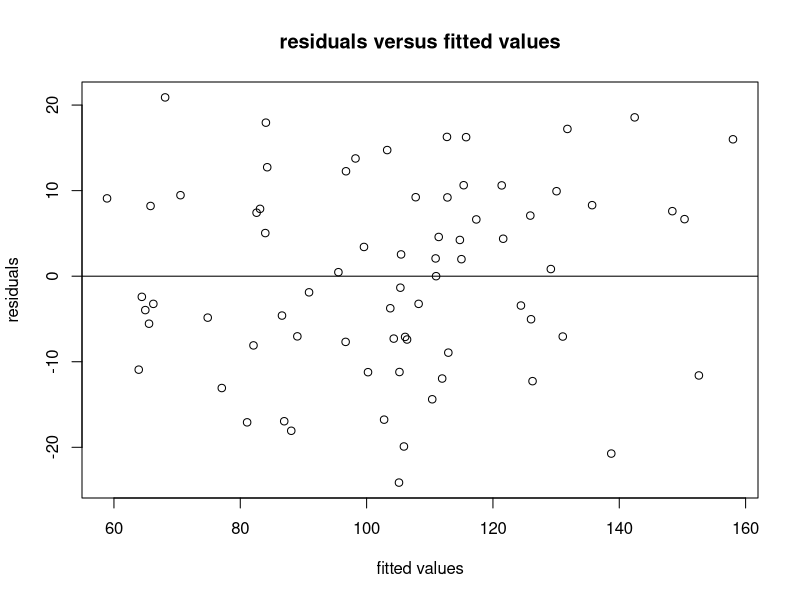
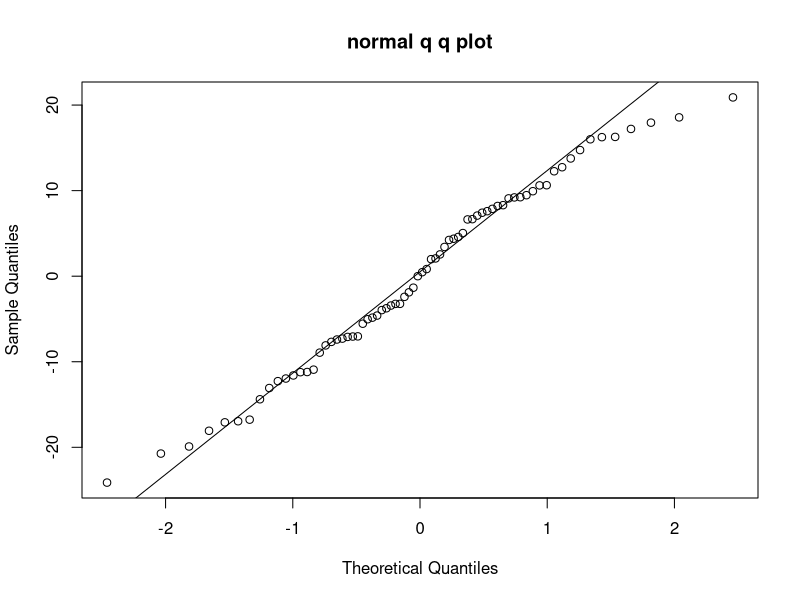

R code for these plots, in order:
# random effects and mixed effects models


# question 1
# random effects model with interaction

machine <- factor(rep(1:3, each = 8))

operator <- factor(
  rep(rep(1:4, each = 2), 3)
)

yield <- c(
  51, 49, 54, 56, 48, 50, 53, 55,
  57, 59, 61, 60, 54, 56, 58, 57,
  48, 50, 52, 54, 45, 47, 50, 51
)

data_q1 <- data.frame(
  machine,
  operator,
  yield
)

print("question 1 data")
print(data_q1)

# anova model

model_q1 <- aov(
  yield ~ machine * operator,
  data = data_q1
)

anova_q1 <- summary(model_q1)[[1]]

print("question 1 anova table")
print(anova_q1)

# mean squares

ms_machine <- anova_q1[1, "Mean Sq"]
ms_operator <- anova_q1[2, "Mean Sq"]
ms_interaction <- anova_q1[3, "Mean Sq"]
ms_error <- anova_q1[4, "Mean Sq"]

# degrees of freedom

df_machine <- anova_q1[1, "Df"]
df_operator <- anova_q1[2, "Df"]
df_interaction <- anova_q1[3, "Df"]
df_error <- anova_q1[4, "Df"]

# random effects f tests

f_machine <- ms_machine / ms_interaction

f_operator <- ms_operator / ms_interaction

f_interaction <- ms_interaction / ms_error

# p values

p_machine <- pf(
  f_machine,
  df_machine,
  df_interaction,
  lower.tail = FALSE
)

p_operator <- pf(
  f_operator,
  df_operator,
  df_interaction,
  lower.tail = FALSE
)

p_interaction <- pf(
  f_interaction,
  df_interaction,
  df_error,
  lower.tail = FALSE
)

print("machine f value")
print(f_machine)

print("machine p value")
print(p_machine)

if (p_machine < 0.05) {
  print("machine variance component is significant")
} else {
  print("machine variance component is not significant")
}

print("operator f value")
print(f_operator)

print("operator p value")
print(p_operator)

if (p_operator < 0.05) {
  print("operator variance component is significant")
} else {
  print("operator variance component is not significant")
}

print("machine operator interaction f value")
print(f_interaction)

print("machine operator interaction p value")
print(p_interaction)

if (p_interaction < 0.05) {
  print("machine operator interaction variance component is significant")
} else {
  print("machine operator interaction variance component is not significant")
}

# variance components

a <- 3
b <- 4
n <- 2

sigma_error_q1 <- ms_error

sigma_interaction_q1 <- (
  ms_interaction - ms_error
) / n

sigma_machine_q1 <- (
  ms_machine - ms_interaction
) / (b * n)

sigma_operator_q1 <- (
  ms_operator - ms_interaction
) / (a * n)

print("estimated error variance")
print(sigma_error_q1)

print("estimated machine variance")
print(sigma_machine_q1)

print("estimated operator variance")
print(sigma_operator_q1)

print("estimated machine operator interaction variance")
print(sigma_interaction_q1)


# question 2
# random effects model without interaction

factory <- factor(rep(1:4, each = 3))

shift <- factor(rep(1:3, times = 4))

productivity <- c(
  42, 45, 44,
  51, 53, 52,
  38, 40, 39,
  47, 49, 48
)

data_q2 <- data.frame(
  factory,
  shift,
  productivity
)

print("question 2 data")
print(data_q2)

# anova model without interaction

model_q2 <- aov(
  productivity ~ factory + shift,
  data = data_q2
)

anova_q2 <- summary(model_q2)[[1]]

print("question 2 anova table")
print(anova_q2)

# mean squares

ms_factory <- anova_q2[1, "Mean Sq"]
ms_shift <- anova_q2[2, "Mean Sq"]
ms_error_q2 <- anova_q2[3, "Mean Sq"]

# degrees of freedom

df_factory <- anova_q2[1, "Df"]
df_shift <- anova_q2[2, "Df"]
df_error_q2 <- anova_q2[3, "Df"]

# f tests

f_factory <- ms_factory / ms_error_q2

f_shift <- ms_shift / ms_error_q2

# p values

p_factory <- pf(
  f_factory,
  df_factory,
  df_error_q2,
  lower.tail = FALSE
)

p_shift <- pf(
  f_shift,
  df_shift,
  df_error_q2,
  lower.tail = FALSE
)

print("factory f value")
print(f_factory)

print("factory p value")
print(p_factory)

if (p_factory < 0.05) {
  print("factory variance component is significant")
} else {
  print("factory variance component is not significant")
}

print("shift f value")
print(f_shift)

print("shift p value")
print(p_shift)

if (p_shift < 0.05) {
  print("shift variance component is significant")
} else {
  print("shift variance component is not significant")
}

# variance components

a <- 4
b <- 3

sigma_error_q2 <- ms_error_q2

sigma_factory_q2 <- (
  ms_factory - ms_error_q2
) / b

sigma_shift_q2 <- (
  ms_shift - ms_error_q2
) / a

print("estimated error variance")
print(sigma_error_q2)

print("estimated factory variance")
print(sigma_factory_q2)

print("estimated shift variance")
print(sigma_shift_q2)


# question 3
# oats mixed effects model

# load nlme

if (!requireNamespace("nlme", quietly = TRUE)) {
  install.packages(
    "nlme",
    repos = "https://cloud.r-project.org"
  )
}

library(nlme)

# load oats data

data(Oats)

print("question 3 data")
print(head(Oats))

print("question 3 structure")
print(str(Oats))

print("question 3 summary")
print(summary(Oats))

# check column names

print("column names")
print(names(Oats))

# convert variables to factors

Oats$Block <- factor(Oats$Block)

Oats$Variety <- factor(Oats$Variety)

# nitro is the actual nitrogen variable in the Oats dataset

Oats$nitro <- factor(Oats$nitro)

# mixed effects model
# block and variety within block are random effects
# variety and nitro are fixed effects

model_q3 <- lme(
  fixed = yield ~ Variety * nitro,
  random = ~ 1 | Block / Variety,
  data = Oats,
  method = "REML"
)

print("question 3 mixed effects model")
print(summary(model_q3))

# anova table

anova_q3 <- anova(model_q3)

print("question 3 anova table")
print(anova_q3)

# variance components

print("question 3 variance components")
print(VarCorr(model_q3))

# p values

p_variety <- anova_q3[1, "p-value"]

p_nitro <- anova_q3[2, "p-value"]

p_interaction_q3 <- anova_q3[3, "p-value"]

print("variety p value")
print(p_variety)

if (p_variety < 0.05) {
  print("variety has a significant effect on oat yield")
} else {
  print("variety does not have a significant effect on oat yield")
}

print("nitrogen p value")
print(p_nitro)

if (p_nitro < 0.05) {
  print("nitrogen concentration has a significant effect on oat yield")
} else {
  print("nitrogen concentration does not have a significant effect on oat yield")
}

print("variety nitrogen interaction p value")
print(p_interaction_q3)

if (p_interaction_q3 < 0.05) {
  print("variety and nitrogen have a significant interaction")
} else {
  print("variety and nitrogen do not have a significant interaction")
}

# residuals

residuals_q3 <- residuals(model_q3)

fitted_q3 <- fitted(model_q3)

# residual plot

plot(
  fitted_q3,
  residuals_q3,
  xlab = "fitted values",
  ylab = "residuals",
  main = "residuals versus fitted values"
)

abline(h = 0)

# normal q q plot

qqnorm(
  residuals_q3,
  main = "normal q q plot"
)

qqline(residuals_q3)

# residual interpretation

print("residual interpretation")
print("residuals should be approximately centred around zero")
print("residuals should not show a clear systematic pattern")
print("normal q q plot points should approximately follow the reference line")

# final conclusions

print("question 3 conclusion")
print("the oats experiment is a split plot experiment")
print("block is treated as a random effect")
print("variety within block represents the whole plot random variation")
print("variety and nitrogen are included as fixed effects")
print("residual variance represents subplot level unexplained variation")
